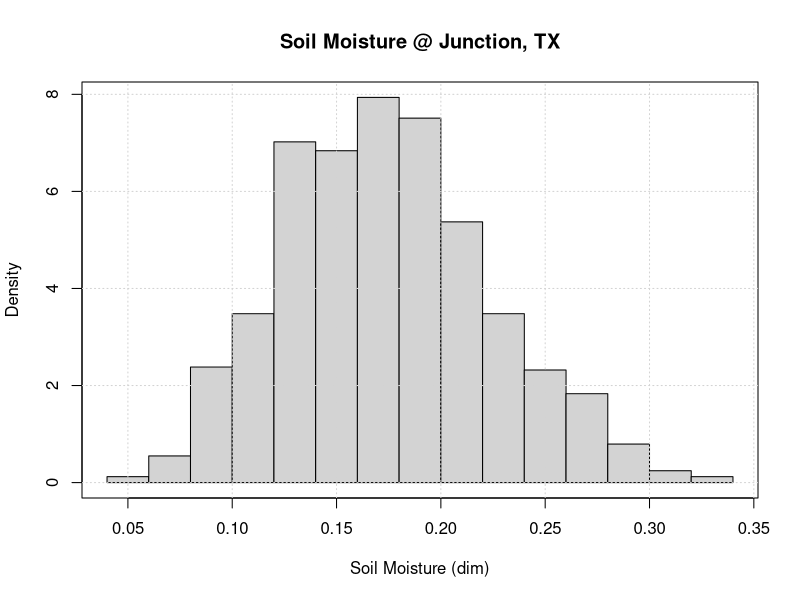
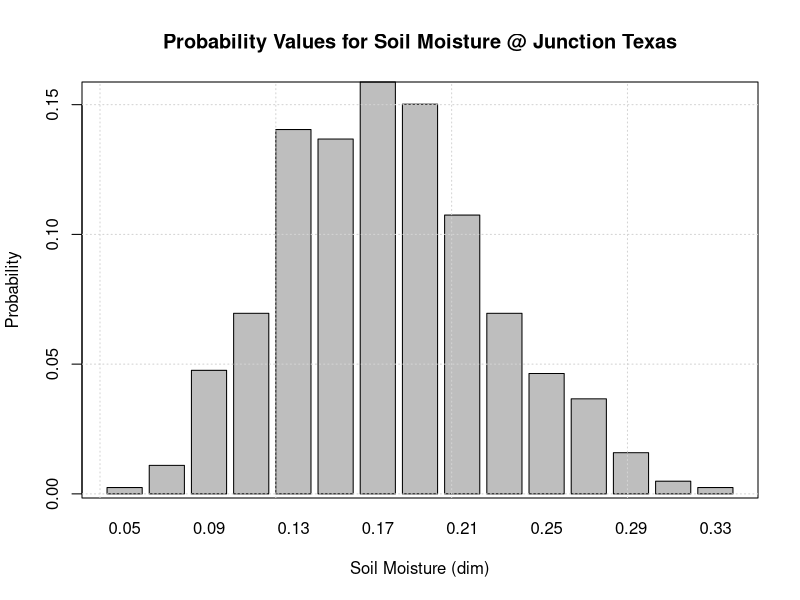

Generate these figures, in order, with R:
# Script to plot histogram and obtain densities
# Written by Venki Uddameri, Ph.D., P.E.


# Set Working Directory
setwd('D:\\Dropbox\\CE5331-Probabilistic Methods- Fall2019')

# Read data
a <- read.csv('soilmoisturedata.csv')

# Extract Junction data from the dataset
JSM <- a$Junction..mm
summary(JSM)
JSM <- JSM/1600  # Divide by 1600 cm (soil column length)

# Plot the histogra with freq-False to get density
sm.hist <- hist(JSM,freq=FALSE,xlab='Soil Moisture (dim)',main='Soil Moisture @ Junction, TX')
box()
grid()

# Extract bin width and densities
sm.bin <- sm.hist$breaks  # Breakpoints
sm.den <- sm.hist$density # Density
sm.mids <- sm.hist$mids   # Midpoints
sm.lag <- diff(sm.bin,1)  # Compute the bin width
sm.prob <- sm.lag*sm.den  # Compute probabilities
sum(sm.prob) # check to see if the sum of probabilities = 1
barplot(sm.prob,ylab='Probability',names.arg=sm.mids,xlab='Soil Moisture (dim)')
box()
grid()
title('Probability Values for Soil Moisture @ Junction Texas')